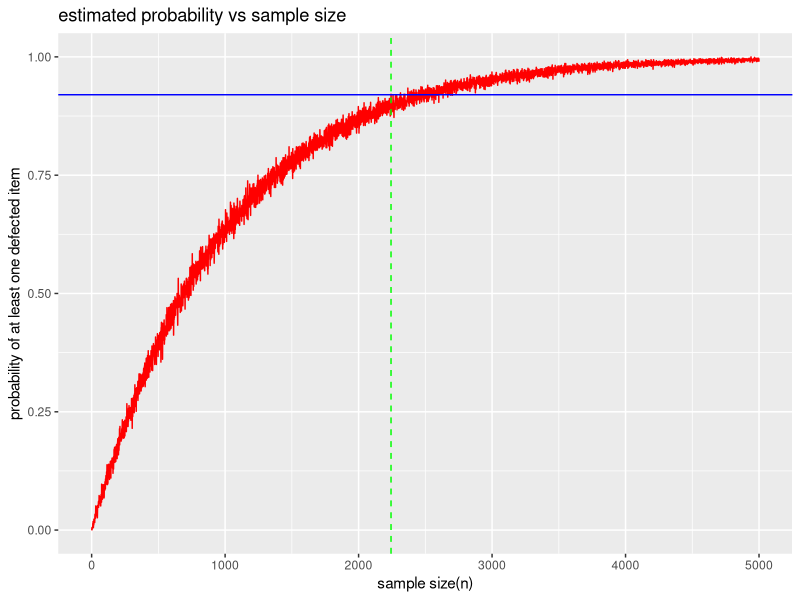

The R script that drew this image:
##TASK 1 DESCRIPTION OF THE PROBLEM & ASSUMPTIONS

#description of the problem using my own words
#we need to determine the appropriate sample size to avoid unplanned mistakes.
#to do that we have given values which are in the question. 
#we need to find the sample size to have at least 92% probability to find at least 1 defected item in the sample. 
#we know that in 100,000 items 100 of them are defected. which equals a defect rate of 0.1% 
#our goal is to calculate the smallest "n" value that gives at least a 92% probability of detecting at least one defected item in the sample.

#assumptions
#sampling without replacement: when we take an item to check whether it is defected or not
#                              we don't put it back to population. meaning, with each selection
#                              the probability of selecting a defective item changes slightly
#                              this is why we use hypergeometric instead of binomial distribution. 
#random sampling: as stated in the problem, it is a random sampling, assumed to be selected randomly. 
#                 meaning, every item has an equal chance of being selected. 


##TASK 2 MATHEMATICAL MODELING

#as stated above, we use the hypergeometric because we are doing sampling without replacement. 
#we could use binomial distribution if the population were very large and the sampling with replacement were acceptable. 

N <- 100000   #total number of items
D <- 100      #number of defected items
              #n = minimum sample size which we will find the real with the next tasks 
              #X = number of defected items 'in the sample'
U <- N - D    #number of undefected items

#p_zero <- dhyper(0, D, U, n)  #we don't know 'n' yet that's why I used '#' 
                               #the probability of selecting 0 defected items. (dhyper(x, m, n, k, log = FALSE))
                               #P(X=0) = (N-D, n)/(N, n)

#p_least_one <- 1- p_zero      #to find the prob of detecting at least one defected item (complement rule)
                               #P(at least one defected) = 1- P(X=0)
                               #our goal:  1-P(X=0) >= 0.92  -> * P(X=0) =< 0.08 *

#cat("Probability of having 0 defected item is:", p_zero, "\n")
#cat("Probability of having at least one defected item is:", p_least_one)


##TASK 3 ANALYTICAL DERIVATION

#our goal is to find ->  1-P(X=0) >= 0.92 -> P(X = 0) =< 0.08

for (n in 1:5000) {
  p_zero <- dhyper(0, D, U, n)
  if (p_zero <= 0.08) 
    break
  }

cat("Minimum sample size n is:", n, "\n")
cat("Probability of having 0 defected item:", p_zero, "\n")
cat("Probability of at least one defected item:", 1 - p_zero)


##TASK 4 R-BASED SIMULATION

set.seed(42)

trials <- 1000                            #to increase our code's accuracy rate

sim_prob <- function(n, trials=1000) {
  samples <- rhyper(trials, D, U, n)      #number of defected items in each simulation
  mean(samples >= 1)                      #?
}
sample_sizes <- 0:5000                              #every n value between 0000:5000 
probabilities <- sapply(sample_sizes, sim_prob)     #success probability of each n between 0000:5000. probability of having at least one defected

library(ggplot2)

df <- data.frame(                      #creating a data frame because we need it to use ggplot
  sample_size = sample_sizes,
  probability = probabilities
)

min_n_sim <- df$sample_size[which(df$probability >= 0.92)[1]]      #whcih()[1] gives first true n value. which is minimum true n value

ggplot(df, aes(x=sample_size, y=probability)) +
  geom_line(color="red") +
  geom_hline(yintercept = 0.92, color = "blue") +
  geom_vline(xintercept = min_n_sim, color = "green", linetype = "dashed") +
  labs(
    title = "estimated probability vs sample size",
    x= "sample size(n)",
    y="probability of at least one defected item"
  )

cat("the smallest sample size that consistently achieves or exceeds 92% probability:", min_n_sim)   #identifying


##TASK 5 INTERPRETATION & DISCUSSION

##"Interpreting our findings from both analytical and simulation based methods"
#In task 3 we calculated the mathematical derivation with hypergeometric distribution. 
#with this way we obtained **n = 2493**. This answer is theoretically true and obtained directly from the formula. 
#and in task 4 we applied a simulation based method , which by using random sampling with hypergeometric(rhyper) to estimate probabilities. 
#This simulation based approach resulted in a smaller sample size different from the previous task. we iterate the random sampling 1000 times with rhyper function
#we get the minimum sample size **n = 2243**. 
#the two answers are close to each other but not the same ,the reason for that is:
#analytical method assumes a theoretical world. it is precise but rigid
#simulation method displays a better result according to the real-world randomness


##“Comment on sensitivity to parameter changes (e.g., increasing defect count or batch size)”
#what would happen if defected item(D) number increases?
#if D was 200 instead of 100 -> the rate of having defected item would be more than 0.1 -> n(minimum sample size) would be smaller 
#what would happen if total item size increases?
#if N was 200,000 instead of 100,000 ->the rate of having defected item would be smaller -> n(minimum sample size) wowuld be larger
#what would happen if the probability of detecting at least one defective item in the sample was 42% instead of 92%
#92% requires high confidence -> requires larger sample size (n). 42% doesn't need that much confidence -> smaller sample size(n) would be enough. 


##"Discuss practical implications for quality control processes in industrial settings."
#it is impossible to check every item one by one in the manufacturing line. It is inefficient with both time and money. choosing the right sample size is the key. 
#thats why with the statistics, determining n sample size, -> with the early detection of the defected items ->dissatisfactions and mistakes would be prevented.